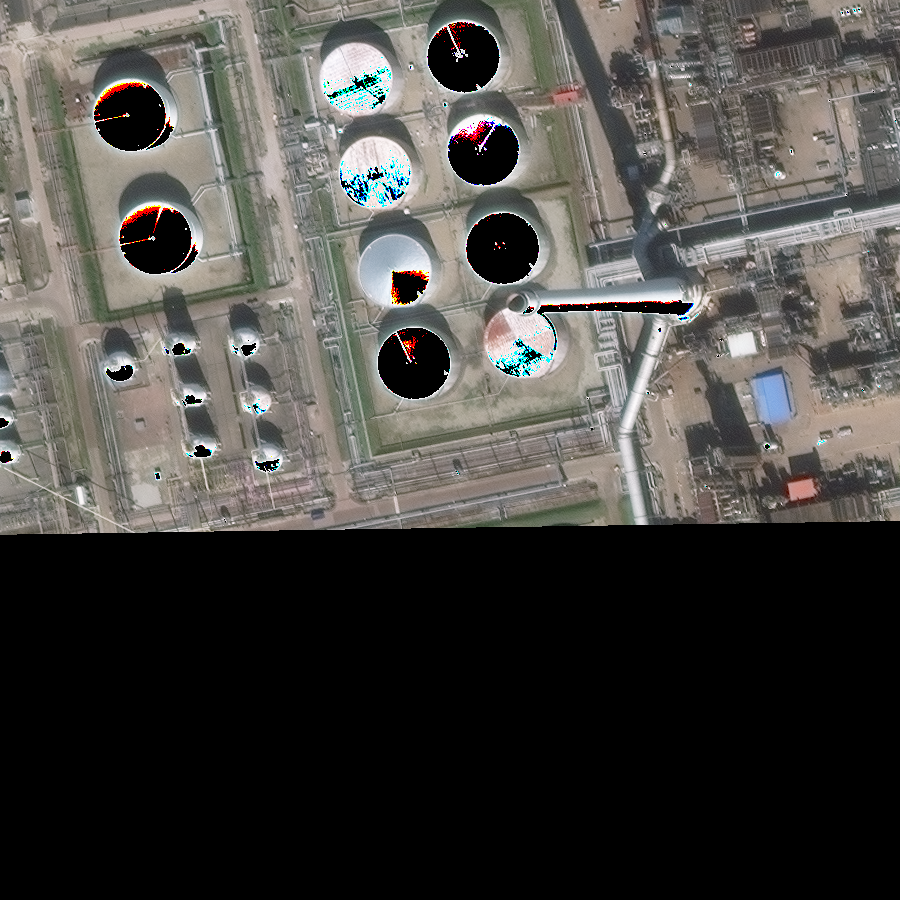
#> input picture spacenet/PNG-RGB/11034.png, 900 x 900 px; its folder holds 4 pictures in this run; the run also reads 1 picture not shown here
$ jupyter execute --allow-errors spacenet_eda.ipynb   (shell and % lines are left out)
#> lines starting #> are read from the running program, lines starting #| are printed output that depends on the picture
<h2>Exploração dos dados spacenet</h2>

[cell 1]
import numpy as np
import matplotlib.pyplot as plt
from PIL import Image
import glob
from skimage import io

[cell 2]
png_files = glob.glob('spacenet/PNG-RGB/*.png')
tif_files = glob.glob('spacenet/TIF-RGB/*.tif')
mask_png_files = glob.glob('spacenet/PNG-MASK/*.png')

[cell 3]
for i, file in enumerate(tif_files):
    plt.subplot(3, 5, i + 1)
    img = io.imread(file)
    plt.imshow(img)
    plt.axis('off')
for i, file in enumerate(png_files):
    plt.subplot(3, 5, i + 6)
    img = io.imread(file)
#> img is the input picture: shape (900, 900, 3); mean R, G, B 73.8, 72, 68.5
    plt.imshow(img)
    plt.axis('off')
for i, file in enumerate(mask_png_files):
    plt.subplot(3, 5, i + 11)
    img = io.imread(file)
    plt.imshow(img)
    plt.axis('off')
plt.show()
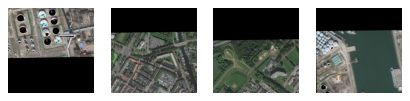
#> figure drawn by matplotlib, 4 panels

[cell 4]
png_file = png_files[1]
img = Image.open(png_file).convert("L")
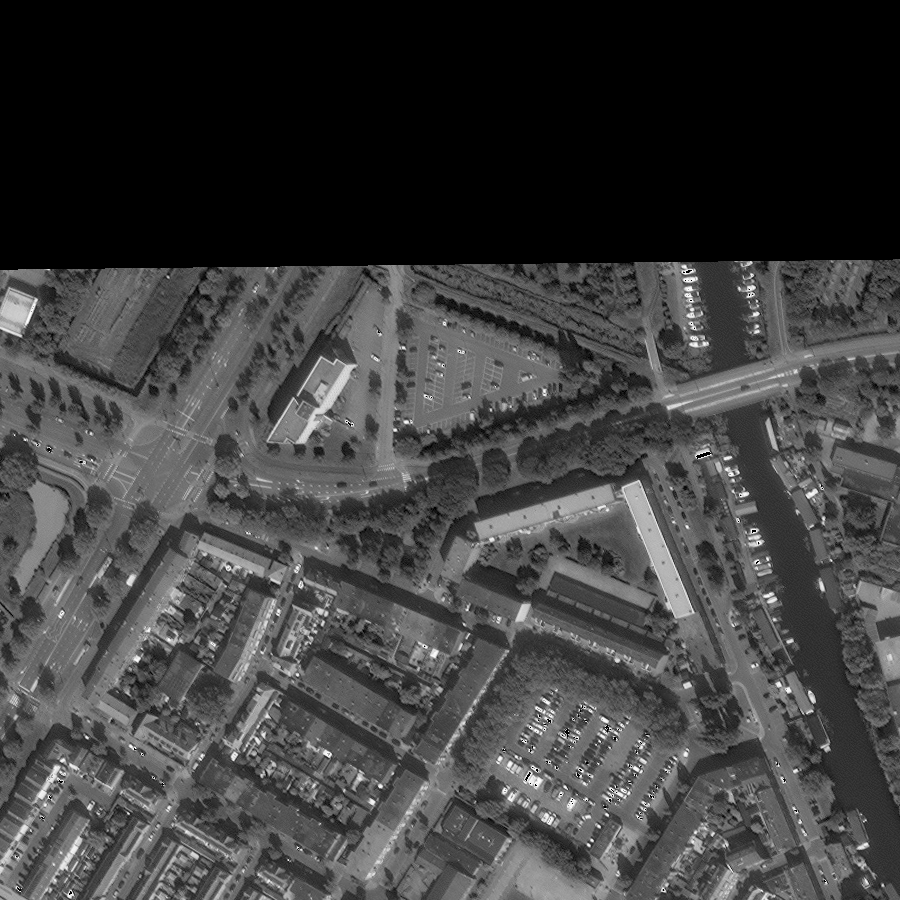
#> img: PIL image 900x900 L; min 0, max 253, mean 63.2
img_array = np.array(img)
img.close()

#> (the rest of this cell did not finish here and is left out)

[cell 5]
img = Image.open(png_file)
img_array = np.array(img)
img_array.shape
#> Out = (900, 900, 3)
